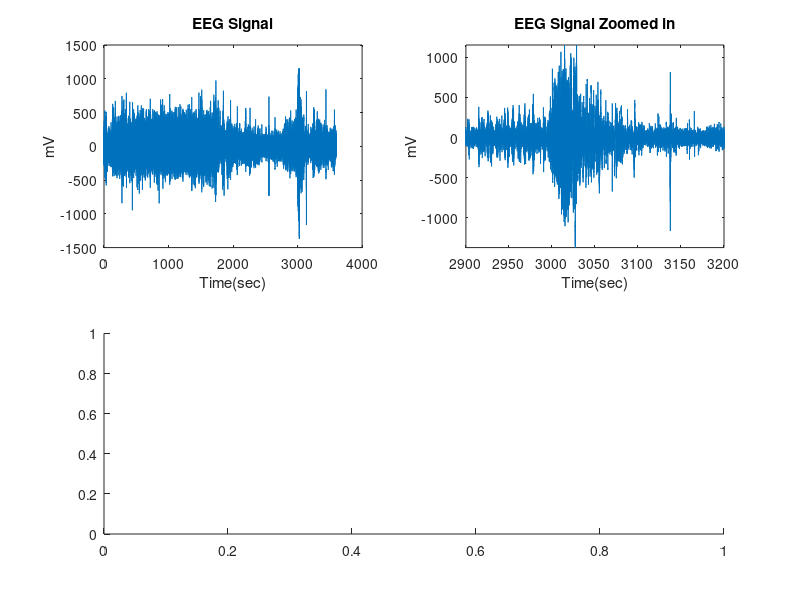

The MATLAB script that drew this image: (Note: this script raises an error after producing the figure.)
data = importdata('eeg_chbmit_s1_3_ch9.mat');
signal = detrend(data);
N = length(signal);
fs = 256;            % sampling frequency, in Hz
T = N/fs;            % duration of acquisition, in sec
t = (0:N-1)/fs;      % Temporal Base

figure(1);
subplot(2,2,1),plot(t,signal);
title('EEG Signal');
xlabel('Time(sec)'); ylabel('mV');
subplot(2,2,2),plot(t,signal);
axis([2900 3200 min(signal) max(signal)]);
title('EEG Signal Zoomed in');
xlabel('Time(sec)'); ylabel('mV');
twin = 0.5;
nwin = fix(0.5*fs); 
nover = fix(0.5*nwin);
subplot(2,1,2),spectrogram(signal,nwin,nover,[],fs,'yaxis');
